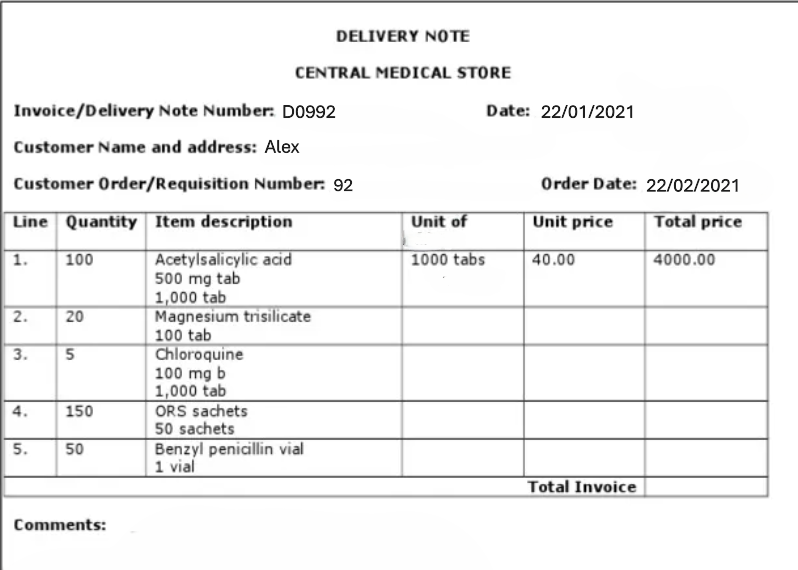
#> input picture images test/yes.png, 798 x 570 px
$ python -i extract_column.py   (imports and definitions only)
#> lines starting #> are read from the running program, lines starting #| are printed output that depends on the picture; after the words box and inside, x2 and y2 are one past the last pixel; in counts of white or black regions, pixels touching at a corner belong together
import cv2
import numpy as np
import os
from doctr.models import ocr_predictor
from typing import Tuple, List
import matplotlib.pyplot as plt
# [1 line that did not run here, left out]
class TableColumnExtractor:
    def __init__(self, debug_mode: bool = False):
        """
        Extracteur de colonnes de tableau avec détection automatique.

        Args:
            debug_mode: Active l'affichage des étapes de traitement
        """
        self.debug_mode = debug_mode

    def preprocess_image(self, image: np.ndarray) -> np.ndarray:
        """
        Prétraite l'image pour améliorer la détection des lignes.
        """
        # Conversion en niveaux de gris si nécessaire
        if len(image.shape) == 3:
            gray = cv2.cvtColor(image, cv2.COLOR_BGR2GRAY)
        else:
            gray = image.copy()

        # Amélioration du contraste
        clahe = cv2.createCLAHE(clipLimit=2.0, tileGridSize=(8,8))
        gray = clahe.apply(gray)

        # Débruitage
        gray = cv2.medianBlur(gray, 3)

        return gray

    def detect_table_lines(self, image: np.ndarray) -> Tuple[List[int], List[int]]:
        """
        Détecte les lignes horizontales et verticales du tableau.

        Returns:
            Tuple contenant (lignes_horizontales, lignes_verticales)
        """
        gray = self.preprocess_image(image)
        height, width = gray.shape

        # Détection des contours
        edges = cv2.Canny(gray, 50, 150, apertureSize=3)

        # Morphologie pour connecter les lignes brisées
        kernel = np.ones((3,3), np.uint8)
        edges = cv2.morphologyEx(edges, cv2.MORPH_CLOSE, kernel)

        # Détection des lignes avec HoughLinesP
        lines = cv2.HoughLinesP(edges, 1, np.pi/180, threshold=50,
                               minLineLength=width//4, maxLineGap=10)

        horizontal_lines = []
        vertical_lines = []

        if lines is not None:
            for line in lines:
                x1, y1, x2, y2 = line[0]

                # Calculer l'angle de la ligne
                angle = np.arctan2(abs(y2 - y1), abs(x2 - x1)) * 180 / np.pi

                # Classifier les lignes
                if angle < 30:  # Ligne horizontale
                    y_avg = (y1 + y2) // 2
                    if 10 < y_avg < height - 10:  # Éviter les bords
                        horizontal_lines.append(y_avg)
                elif angle > 60:  # Ligne verticale
                    x_avg = (x1 + x2) // 2
                    if 10 < x_avg < width - 10:  # Éviter les bords
                        vertical_lines.append(x_avg)

        # Méthode alternative : projection de pixels
        if len(vertical_lines) < 2:
            vertical_lines = self.detect_columns_by_projection(gray)

        # Nettoyer et trier les lignes
        horizontal_lines = sorted(list(set(horizontal_lines)))
        vertical_lines = sorted(list(set(vertical_lines)))

        # Fusionner les lignes proches
        horizontal_lines = self.merge_close_lines(horizontal_lines, threshold=20)
        vertical_lines = self.merge_close_lines(vertical_lines, threshold=15)

        if self.debug_mode:
            self.visualize_detected_lines(image, horizontal_lines, vertical_lines)

        return horizontal_lines, vertical_lines

    # [47 lines left out: function detect_columns_by_projection, not called in this run]

    def merge_close_lines(self, lines: List[int], threshold: int) -> List[int]:
        """
        Fusionne les lignes qui sont proches les unes des autres.
        """
        if not lines:
            return lines

        merged = [lines[0]]
        for line in lines[1:]:
            if line - merged[-1] > threshold:
                merged.append(line)
            else:
                # Prendre la moyenne des lignes proches
                merged[-1] = (merged[-1] + line) // 2

        return merged

    def extract_column_boundaries(self, image: np.ndarray) -> List[Tuple[int, int]]:
        """
        Détermine les limites de chaque colonne.

        Returns:
            Liste de tuples (x_debut, x_fin) pour chaque colonne
        """
        horizontal_lines, vertical_lines = self.detect_table_lines(image)
        height, width = image.shape[:2]

        # Si aucune ligne verticale n'est détectée, essayer une méthode adaptative
        if not vertical_lines:
            print("Aucune ligne verticale détectée, utilisation de la méthode adaptative...")
            return self.adaptive_column_detection(image)

        # Ajouter les bords si nécessaire
        if not vertical_lines or vertical_lines[0] > 20:
            vertical_lines.insert(0, 0)
        if not vertical_lines or vertical_lines[-1] < width - 20:
            vertical_lines.append(width)

        # Créer les limites des colonnes
        column_boundaries = []
        for i in range(len(vertical_lines) - 1):
            x_start = vertical_lines[i]
            x_end = vertical_lines[i + 1]

            # S'assurer que la colonne a une largeur minimale
            if x_end - x_start > 30:
                column_boundaries.append((x_start, x_end))

        return column_boundaries

    # [224 lines left out: functions adaptive_column_detection, visualize_detected_lines, extract_columns, get_user_input, main, not called in this run]

>>> import cv2
>>> picture = cv2.imread('../images test/yes.png')
#> picture is the input picture: shape (570, 798, 3); mean B, G, R 240.9, 240.9, 240.9
>>> result = TableColumnExtractor().extract_column_boundaries(picture)
#> in preprocess_image, `gray = clahe.apply(gray)`:
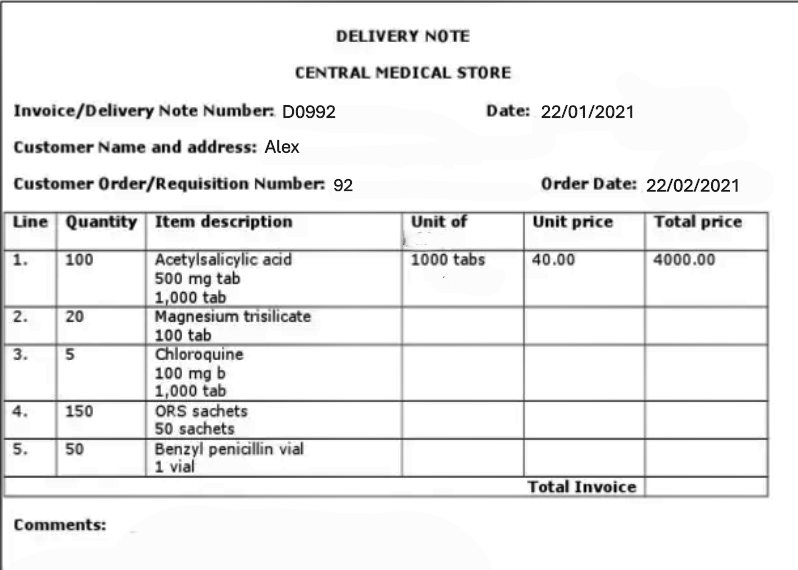
#> gray: shape (570, 798); min 1, max 255, mean 237.5
#> in detect_table_lines, `edges = cv2.Canny(gray, 50, 150, apertureSize=3)`:
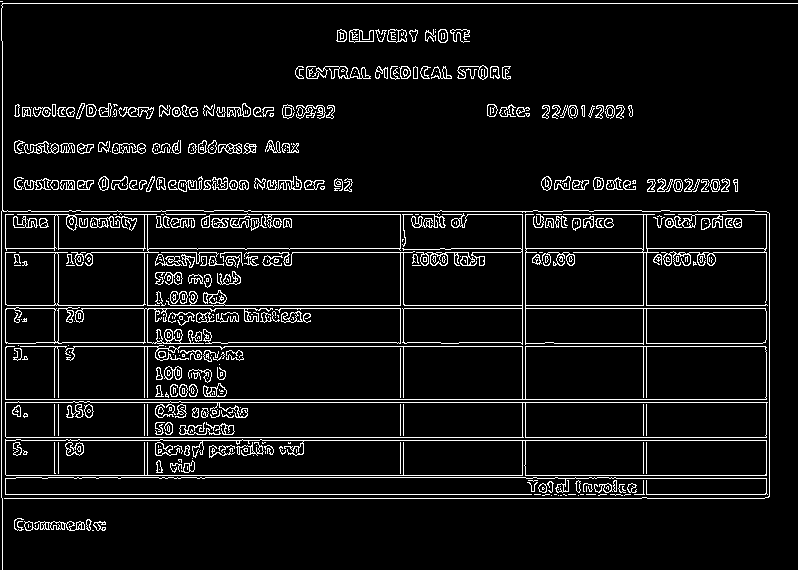
#> edges: shape (570, 798); 7.2% white in thin lines or dots
#> in detect_table_lines, `edges = cv2.morphologyEx(edges, cv2.MORPH_CLOSE, kernel)`:
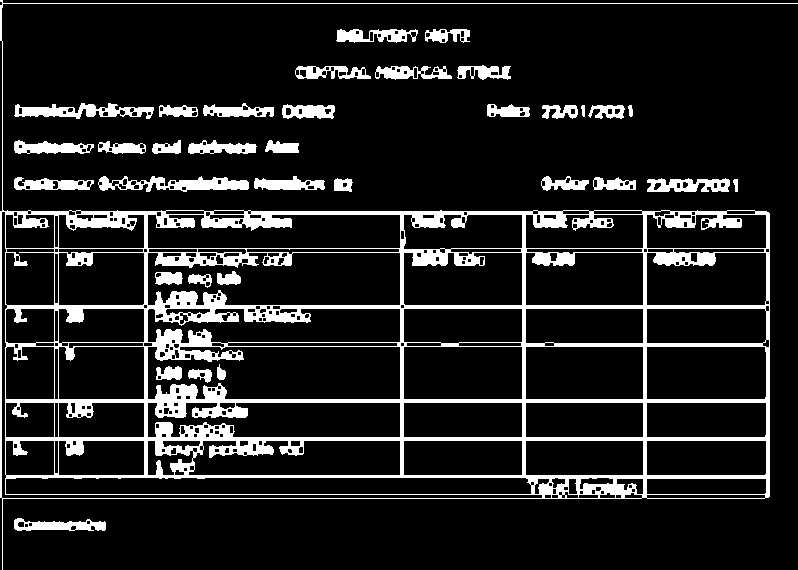
#> edges: shape (570, 798); 13% white; 35 white regions, largest, box (x1, y1, x2, y2) and area: (0, 0, 798, 570) 43611, (98, 176, 249, 192) 1312, (14, 103, 154, 119) 1171
#> in detect_table_lines, `lines = cv2.HoughLinesP(edges, 1, np.pi/180, threshold=50, minLineLeng..`: lines = 89 rows, first 6: [0, 476, 769, 476], [0, 214, 769, 214], [0, 475, 769, 475], [2, 3, 797, 3], [0, 401, 769, 401], [0, 439, 769, 439]
#> the loop in detect_table_lines, `for line in lines:` made 89 passes
#> (x1, y1, x2, y2, angle, y_avg) on passes 1 to 12: (0, 476, 769, 476, 0, 476), (0, 214, 769, 214, 0, 214), (0, 475, 769, 475, 0, 475), (2, 3, 797, 3, 0, 3), (0, 401, 769, 401, 0, 401), (0, 439, 769, 439, 0, 439), (0, 346, 769, 346, 0, 346), (2, 498, 764, 498, 0, 498), (0, 308, 769, 308, 0, 308), (0, 437, 769, 437, 0, 437), (0, 440, 769, 440, 0, 440), (0, 305, 769, 305, 0, 305)
#> (x1, y1, x2, y2, angle, x_avg) on passes 60, 64, 65, 68, 69, 70: (766, 497, 766, 211, 90, 766), (768, 497, 768, 212, 90, 768), (769, 496, 769, 215, 90, 769), (524, 474, 524, 215, 90, 524), (767, 497, 767, 212, 90, 767), (522, 474, 522, 215, 90, 522)
#> after the loop in detect_table_lines, `for line in lines:`: horizontal_lines = 66 values, max 498 at index 6, min 75 at index 65, mean 247.3; vertical_lines = [766, 768, 769, 524, 767, 522, 525, 645, 646, 402, 643, 523, 400, 147, 403, 401, 58, 644, 54]
#> in detect_table_lines, `horizontal_lines = sorted(list(set(horizontal_lines)))`: horizontal_lines = 66 values from 75 to 498
#> in detect_table_lines, `vertical_lines = sorted(list(set(vertical_lines)))`: vertical_lines = [54, 58, 147, 400, 401, 402, 403, 522, 523, 524, 525, 643, 644, 645, 646, 766, 767, 768, 769]
#> in merge_close_lines, `merged = [lines[0]]`: merged = [75]
#> the loop in merge_close_lines, `for line in lines[1:]:` made 65 passes
#> line on passes 1 to 12: 76, 77, 107, 108, 109, 110, 111, 113, 114, 144, 145, 146
#> after the loop in merge_close_lines, `for line in lines[1:]:`: merged = [76, 112, 150, 188, 225, 250, 307, 345, 401, 439, 491]
#> in detect_table_lines, `horizontal_lines = self.merge_close_lines(horizontal_lines, threshold=..`: horizontal_lines has the same summary as merged in merge_close_lines
#> the loop in merge_close_lines (call 2), `for line in lines[1:]:` made 18 passes
#> line on passes 1 to 12: 58, 147, 400, 401, 402, 403, 522, 523, 524, 525, 643, 644
#> in detect_table_lines, `vertical_lines = self.merge_close_lines(vertical_lines, threshold=15)`: vertical_lines = [56, 147, 402, 524, 645, 768]
#> in extract_column_boundaries, `horizontal_lines, vertical_lines = self.detect_table_lines(image)`: horizontal_lines has the same summary as merged in merge_close_lines
#> the loop in extract_column_boundaries, `for i in range(len(vertical_lines) - 1):` made 7 passes
#> (x_start, x_end) on passes 1 to 7: (0, 56), (56, 147), (147, 402), (402, 524), (524, 645), (645, 768), (768, 798)
#> after the loop in extract_column_boundaries, `for i in range(len(vertical_lines) - 1):`: column_boundaries = [(0, 56), (56, 147), (147, 402), (402, 524), (524, 645), (645, 768)]
#> result has the same summary as column_boundaries in extract_column_boundaries

$ run again, on images test/ccc.png
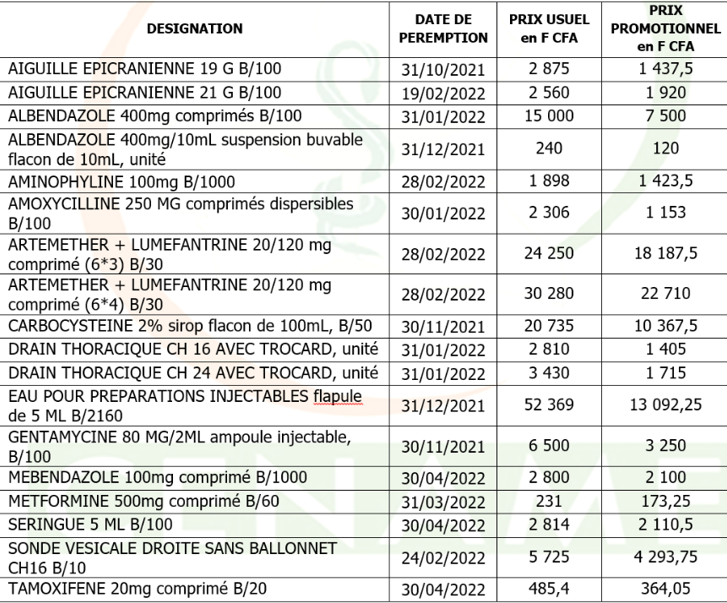
#> input picture images test/ccc.png, 727 x 603 px
#> picture is the input picture: shape (603, 727, 3); mean B, G, R 222, 224.1, 223.3
#> in detect_table_lines, `edges = cv2.Canny(gray, 50, 150, apertureSize=3)`:
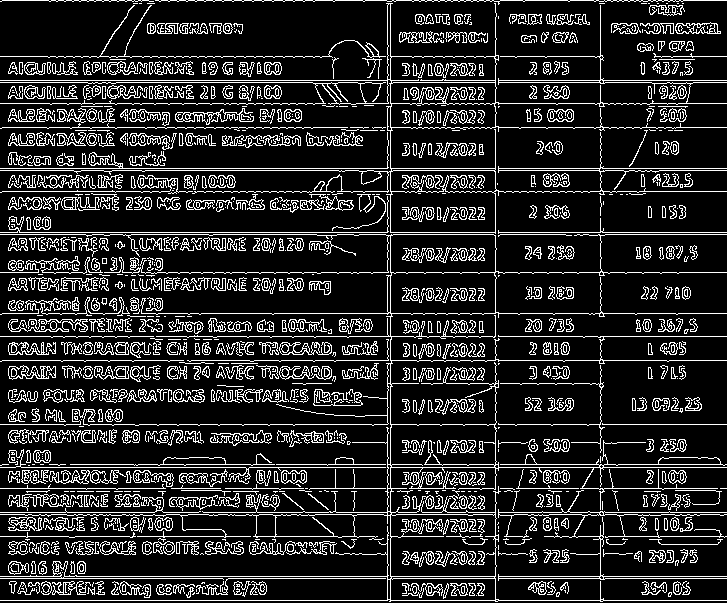
#> edges: shape (603, 727); 16% white in thin lines or dots
#> in detect_table_lines, `edges = cv2.morphologyEx(edges, cv2.MORPH_CLOSE, kernel)`:
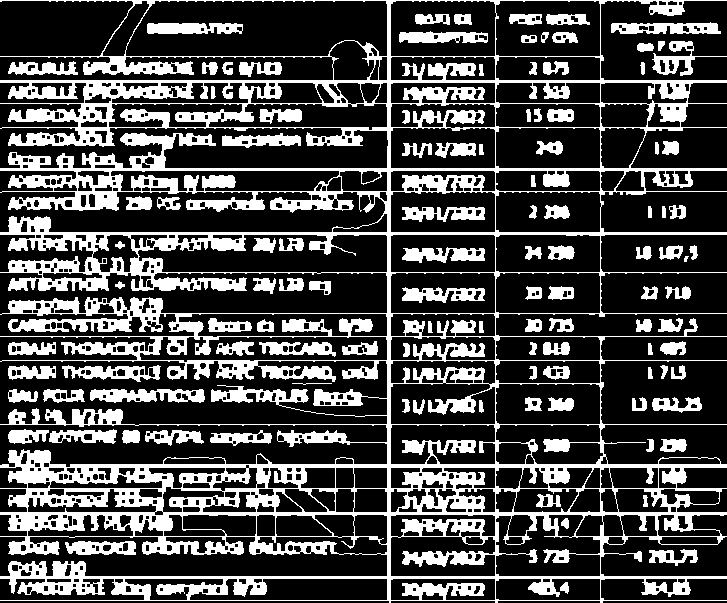
#> edges: shape (603, 727); 28.5% white; 111 white regions, largest, box (x1, y1, x2, y2) and area: (0, 0, 727, 603) 95798, (90, 389, 205, 403) 1103, (611, 22, 721, 34) 941
#> lines = 157 rows, first 6: [0, 577, 726, 577], [0, 169, 726, 169], [0, 576, 726, 576], [0, 272, 726, 272], [0, 512, 726, 512], [0, 488, 726, 488]
#> the loop in detect_table_lines, `for line in lines:` made 157 passes
#> (x1, y1, x2, y2, angle, y_avg) on passes 1 to 8: (0, 577, 726, 577, 0, 577), (0, 169, 726, 169, 0, 169), (0, 576, 726, 576, 0, 576), (0, 272, 726, 272, 0, 272), (0, 512, 726, 512, 0, 512), (0, 488, 726, 488, 0, 488), (0, 600, 726, 600, 0, 600), (0, 233, 726, 233, 0, 233)
#> after the loop in detect_table_lines, `for line in lines:`: horizontal_lines = 147 values, max 592 at index 97, min 56 at index 8, mean 324.9; vertical_lines = [495, 388, 600, 389, 390, 387]
#> in detect_table_lines, `horizontal_lines = sorted(list(set(horizontal_lines)))`: horizontal_lines = 138 values from 56 to 592
#> in detect_table_lines, `vertical_lines = sorted(list(set(vertical_lines)))`: vertical_lines = [387, 388, 389, 390, 495, 600]
#> in merge_close_lines, `merged = [lines[0]]`: merged = [56]
#> the loop in merge_close_lines, `for line in lines[1:]:` made 137 passes
#> line on passes 1 to 8: 68, 69, 70, 71, 72, 80, 81, 82
#> after the loop in merge_close_lines, `for line in lines[1:]:`: merged = [142, 205, 244, 286, 398, 437, 551, 590]
#> the loop in merge_close_lines (call 2), `for line in lines[1:]:` made 5 passes
#> line on passes 1 to 5: 388, 389, 390, 495, 600
#> in detect_table_lines, `vertical_lines = self.merge_close_lines(vertical_lines, threshold=15)`: vertical_lines = [389, 495, 600]
#> in extract_column_boundaries, `horizontal_lines, vertical_lines = self.detect_table_lines(image)`: horizontal_lines = [142, 205, 244, 286, 398, 437, 551, 590]; vertical_lines = [389, 495, 600]
#> the loop in extract_column_boundaries, `for i in range(len(vertical_lines) - 1):` made 4 passes
#> (x_start, x_end) on passes 1 to 4: (0, 389), (389, 495), (495, 600), (600, 727)
#> after the loop in extract_column_boundaries, `for i in range(len(vertical_lines) - 1):`: column_boundaries = [(0, 389), (389, 495), (495, 600), (600, 727)]
